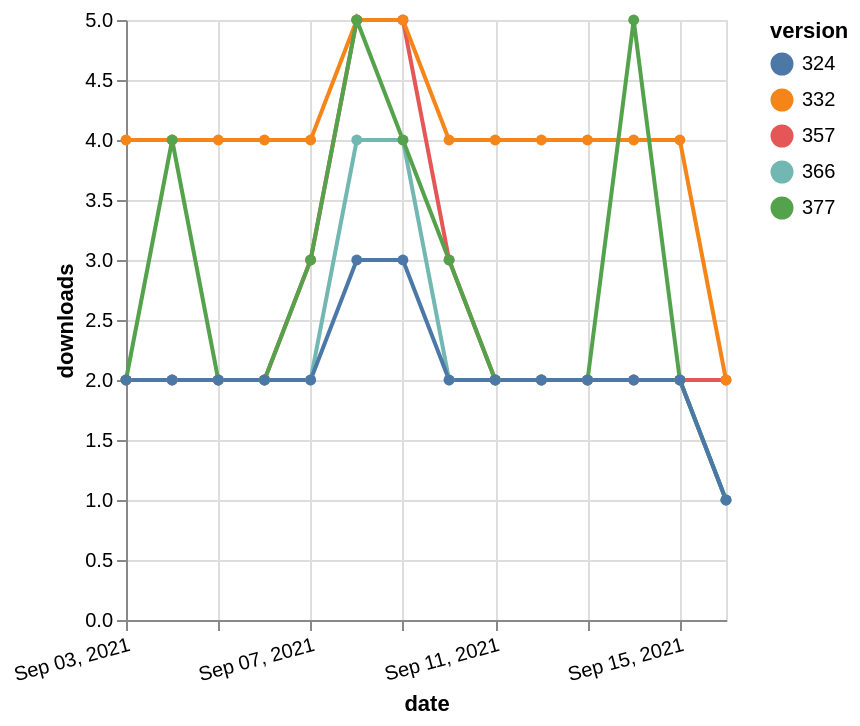

Write a Vega-Lite specification for this figure.
### Vega-Lite specification from a JSON file in a GitHub repository (floating-point values rounded to 4 significant figures)
{"$schema": "https://vega.github.io/schema/vega-lite/v5.json", "description": "A simple bar chart with embedded data.", "data": {"values": [{"date": "2021-09-03", "total": 2490, "delta": 2, "version": "366"}, {"date": "2021-09-04", "total": 2492, "delta": 2, "version": "366"}, {"date": "2021-09-05", "total": 2494, "delta": 2, "version": "366"}, {"date": "2021-09-06", "total": 2496, "delta": 2, "version": "366"}, {"date": "2021-09-07", "total": 2498, "delta": 2, "version": "366"}, {"date": "2021-09-08", "total": 2502, "delta": 4, "version": "366"}, {"date": "2021-09-09", "total": 2506, "delta": 4, "version": "366"}, {"date": "2021-09-10", "total": 2508, "delta": 2, "version": "366"}, {"date": "2021-09-11", "total": 2510, "delta": 2, "version": "366"}, {"date": "2021-09-12", "total": 2512, "delta": 2, "version": "366"}, {"date": "2021-09-13", "total": 2514, "delta": 2, "version": "366"}, {"date": "2021-09-14", "total": 2516, "delta": 2, "version": "366"}, {"date": "2021-09-15", "total": 2518, "delta": 2, "version": "366"}, {"date": "2021-09-16", "total": 2519, "delta": 1, "version": "366"}, {"date": "2021-09-03", "total": 2939, "delta": 2, "version": "357"}, {"date": "2021-09-04", "total": 2941, "delta": 2, "version": "357"}, {"date": "2021-09-05", "total": 2943, "delta": 2, "version": "357"}, {"date": "2021-09-06", "total": 2945, "delta": 2, "version": "357"}, {"date": "2021-09-07", "total": 2948, "delta": 3, "version": "357"}, {"date": "2021-09-08", "total": 2953, "delta": 5, "version": "357"}, {"date": "2021-09-09", "total": 2958, "delta": 5, "version": "357"}, {"date": "2021-09-10", "total": 2961, "delta": 3, "version": "357"}, {"date": "2021-09-11", "total": 2963, "delta": 2, "version": "357"}, {"date": "2021-09-12", "total": 2965, "delta": 2, "version": "357"}, {"date": "2021-09-13", "total": 2967, "delta": 2, "version": "357"}, {"date": "2021-09-14", "total": 2969, "delta": 2, "version": "357"}, {"date": "2021-09-15", "total": 2971, "delta": 2, "version": "357"}, {"date": "2021-09-16", "total": 2973, "delta": 2, "version": "357"}, {"date": "2021-09-03", "total": 4900, "delta": 4, "version": "332"}, {"date": "2021-09-04", "total": 4904, "delta": 4, "version": "332"}, {"date": "2021-09-05", "total": 4908, "delta": 4, "version": "332"}, {"date": "2021-09-06", "total": 4912, "delta": 4, "version": "332"}, {"date": "2021-09-07", "total": 4916, "delta": 4, "version": "332"}, {"date": "2021-09-08", "total": 4921, "delta": 5, "version": "332"}, {"date": "2021-09-09", "total": 4926, "delta": 5, "version": "332"}, {"date": "2021-09-10", "total": 4930, "delta": 4, "version": "332"}, {"date": "2021-09-11", "total": 4934, "delta": 4, "version": "332"}, {"date": "2021-09-12", "total": 4938, "delta": 4, "version": "332"}, {"date": "2021-09-13", "total": 4942, "delta": 4, "version": "332"}, {"date": "2021-09-14", "total": 4946, "delta": 4, "version": "332"}, {"date": "2021-09-15", "total": 4950, "delta": 4, "version": "332"}, {"date": "2021-09-16", "total": 4952, "delta": 2, "version": "332"}, {"date": "2021-09-03", "total": 2202, "delta": 2, "version": "377"}, {"date": "2021-09-04", "total": 2206, "delta": 4, "version": "377"}, {"date": "2021-09-05", "total": 2208, "delta": 2, "version": "377"}, {"date": "2021-09-06", "total": 2210, "delta": 2, "version": "377"}, {"date": "2021-09-07", "total": 2213, "delta": 3, "version": "377"}, {"date": "2021-09-08", "total": 2218, "delta": 5, "version": "377"}, {"date": "2021-09-09", "total": 2222, "delta": 4, "version": "377"}, {"date": "2021-09-10", "total": 2225, "delta": 3, "version": "377"}, {"date": "2021-09-11", "total": 2227, "delta": 2, "version": "377"}, {"date": "2021-09-12", "total": 2229, "delta": 2, "version": "377"}, {"date": "2021-09-13", "total": 2231, "delta": 2, "version": "377"}, {"date": "2021-09-14", "total": 2236, "delta": 5, "version": "377"}, {"date": "2021-09-15", "total": 2238, "delta": 2, "version": "377"}, {"date": "2021-09-16", "total": 2239, "delta": 1, "version": "377"}, {"date": "2021-09-03", "total": 2626, "delta": 2, "version": "324"}, {"date": "2021-09-04", "total": 2628, "delta": 2, "version": "324"}, {"date": "2021-09-05", "total": 2630, "delta": 2, "version": "324"}, {"date": "2021-09-06", "total": 2632, "delta": 2, "version": "324"}, {"date": "2021-09-07", "total": 2634, "delta": 2, "version": "324"}, {"date": "2021-09-08", "total": 2637, "delta": 3, "version": "324"}, {"date": "2021-09-09", "total": 2640, "delta": 3, "version": "324"}, {"date": "2021-09-10", "total": 2642, "delta": 2, "version": "324"}, {"date": "2021-09-11", "total": 2644, "delta": 2, "version": "324"}, {"date": "2021-09-12", "total": 2646, "delta": 2, "version": "324"}, {"date": "2021-09-13", "total": 2648, "delta": 2, "version": "324"}, {"date": "2021-09-14", "total": 2650, "delta": 2, "version": "324"}, {"date": "2021-09-15", "total": 2652, "delta": 2, "version": "324"}, {"date": "2021-09-16", "total": 2653, "delta": 1, "version": "324"}]}, "width": "container", "mark": {"type": "line", "point": {"filled": true}}, "encoding": {"x": {"field": "date", "type": "temporal", "timeUnit": "yearmonthdate", "title": "date", "axis": {"labelAngle": -15}}, "y": {"field": "delta", "type": "quantitative", "title": "downloads"}, "color": {"field": "version", "type": "nominal"}, "tooltip": {"field": "delta"}}}
